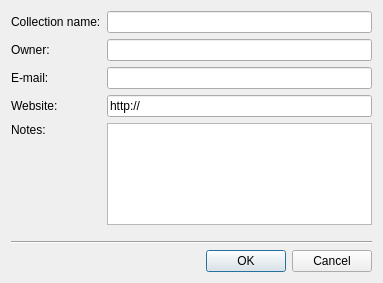
<?xml version="1.0" encoding="UTF-8"?>
<ui version="4.0">
 <class>MvdCollectionMetaEditor</class>
 <widget class="QDialog" name="MvdCollectionMetaEditor">
  <property name="geometry">
   <rect>
    <x>0</x>
    <y>0</y>
    <width>383</width>
    <height>283</height>
   </rect>
  </property>
  <property name="windowTitle">
   <string>Form</string>
  </property>
  <layout class="QGridLayout">
   <item row="0" column="0">
    <widget class="QLabel" name="nameLabel">
     <property name="text">
      <string>Collection name:</string>
     </property>
    </widget>
   </item>
   <item row="0" column="1">
    <widget class="MvdClearEdit" name="name"/>
   </item>
   <item row="1" column="0">
    <widget class="QLabel" name="ownerLabel">
     <property name="text">
      <string>Owner:</string>
     </property>
    </widget>
   </item>
   <item row="1" column="1">
    <widget class="MvdClearEdit" name="owner"/>
   </item>
   <item row="2" column="0">
    <widget class="QLabel" name="mailLabel">
     <property name="text">
      <string>E-mail:</string>
     </property>
    </widget>
   </item>
   <item row="2" column="1">
    <widget class="MvdClearEdit" name="mail"/>
   </item>
   <item row="3" column="0">
    <widget class="QLabel" name="websiteLabel">
     <property name="text">
      <string>Website:</string>
     </property>
    </widget>
   </item>
   <item row="3" column="1">
    <widget class="MvdClearEdit" name="website">
     <property name="text">
      <string>http://</string>
     </property>
    </widget>
   </item>
   <item row="4" column="0">
    <widget class="QLabel" name="notesLabel">
     <property name="text">
      <string>Notes:</string>
     </property>
    </widget>
   </item>
   <item row="4" column="1" rowspan="2">
    <widget class="QTextEdit" name="notes">
     <property name="acceptRichText">
      <bool>false</bool>
     </property>
    </widget>
   </item>
   <item row="5" column="0">
    <spacer>
     <property name="orientation">
      <enum>Qt::Vertical</enum>
     </property>
     <property name="sizeHint" stdset="0">
      <size>
       <width>20</width>
       <height>40</height>
      </size>
     </property>
    </spacer>
   </item>
   <item row="8" column="1">
    <widget class="QDialogButtonBox" name="buttonBox">
     <property name="standardButtons">
      <set>QDialogButtonBox::Cancel|QDialogButtonBox::Ok</set>
     </property>
    </widget>
   </item>
   <item row="7" column="0" colspan="2">
    <widget class="Line" name="line">
     <property name="orientation">
      <enum>Qt::Horizontal</enum>
     </property>
    </widget>
   </item>
   <item row="6" column="0">
    <spacer>
     <property name="orientation">
      <enum>Qt::Vertical</enum>
     </property>
     <property name="sizeType">
      <enum>QSizePolicy::Fixed</enum>
     </property>
     <property name="sizeHint" stdset="0">
      <size>
       <width>20</width>
       <height>10</height>
      </size>
     </property>
    </spacer>
   </item>
  </layout>
 </widget>
 <customwidgets>
  <customwidget>
   <class>MvdClearEdit</class>
   <extends>QLineEdit</extends>
   <header>mvdshared/clearedit.h</header>
  </customwidget>
 </customwidgets>
 <resources/>
 <connections>
  <connection>
   <sender>buttonBox</sender>
   <signal>accepted()</signal>
   <receiver>MvdCollectionMetaEditor</receiver>
   <slot>accept()</slot>
   <hints>
    <hint type="sourcelabel">
     <x>228</x>
     <y>256</y>
    </hint>
    <hint type="destinationlabel">
     <x>25</x>
     <y>257</y>
    </hint>
   </hints>
  </connection>
  <connection>
   <sender>buttonBox</sender>
   <signal>rejected()</signal>
   <receiver>MvdCollectionMetaEditor</receiver>
   <slot>reject()</slot>
   <hints>
    <hint type="sourcelabel">
     <x>320</x>
     <y>260</y>
    </hint>
    <hint type="destinationlabel">
     <x>64</x>
     <y>275</y>
    </hint>
   </hints>
  </connection>
 </connections>
</ui>
